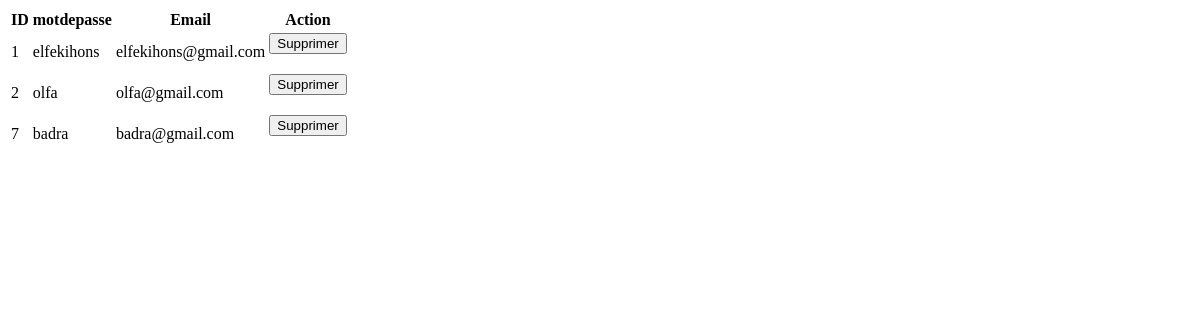
The page /liste on the database as committed earlier.
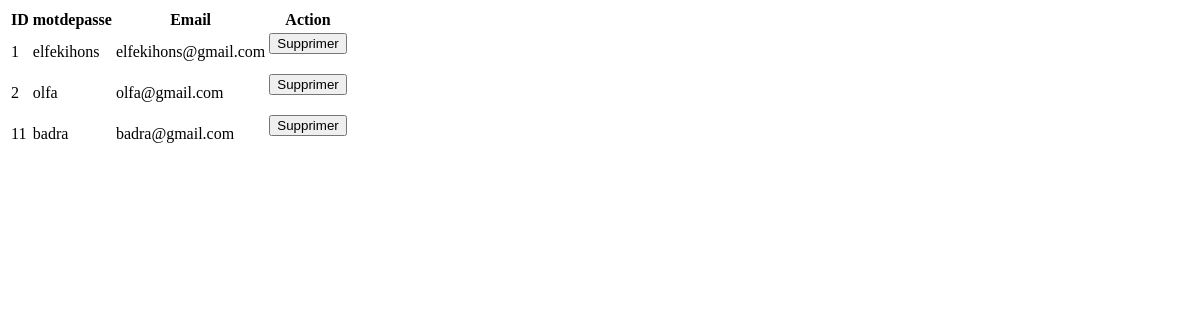
The same page on the database as committed later.
### tables this page shows
CREATE TABLE utilisateurs (
    idUtilisateur INTEGER PRIMARY KEY AUTOINCREMENT,
    email TEXT UNIQUE NOT NULL,
    motdepasse TEXT NOT NULL
);

### app.py (the view)
@app.route("/liste")
def liste_utilisateurs():
    conn = get_db_connection()
    utilisateurs = conn.execute("SELECT idUtilisateur, email,  motdepasse FROM utilisateurs").fetchall()
    conn.close()
    return render_template("index.html", users=utilisateurs)

### app.py (called while the page is built)
def get_db_connection():
    conn = sqlite3.connect("carnet_contactsN.db")
    conn.row_factory = sqlite3.Row
    return conn

### templates/index.html (shortened to what this page needs)
<table>
    <thead>
        <tr>
            <th>ID</th>
            <th>motdepasse</th>
            <th>Email</th>
            <th>Action</th>
        </tr>
    </thead>
    <tbody>
        {% for user in users %}
        <tr>
            <td>{{ user['idUtilisateur'] }}</td>
            <td>{{ user['motdepasse'] }}</td>
            <td>{{ user['email'] }}</td>
            <td>
                <form method="POST" action="/supprimer_utilisateur" onsubmit="return confirm('Confirmer la suppression ?')">
                    <button type="submit">Supprimer</button>
                </form>
            </td>
        </tr>
        {% endfor %}
    </tbody>
</table>

Rows that differ between the two databases and show on the page:
removed utilisateurs: idUtilisateur "7", motdepasse "badra", email "badra@gmail.com"
added utilisateurs: idUtilisateur "11", motdepasse "badra", email "badra@gmail.com"
